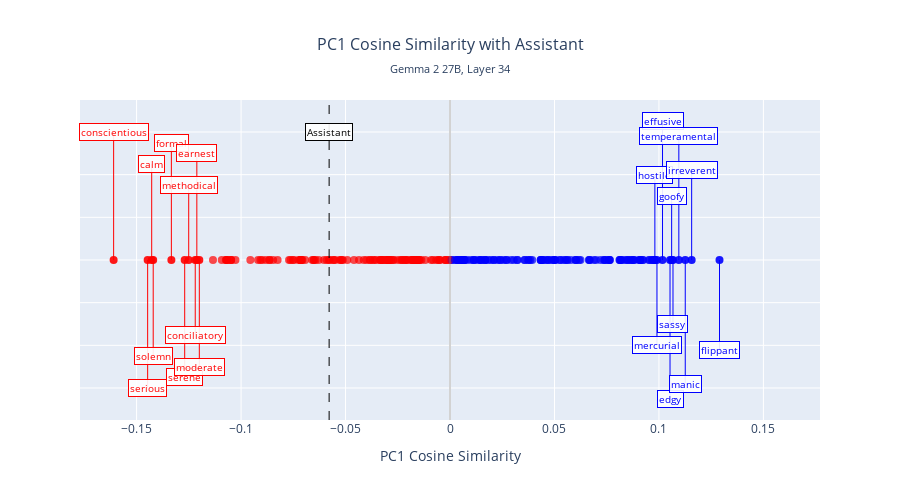
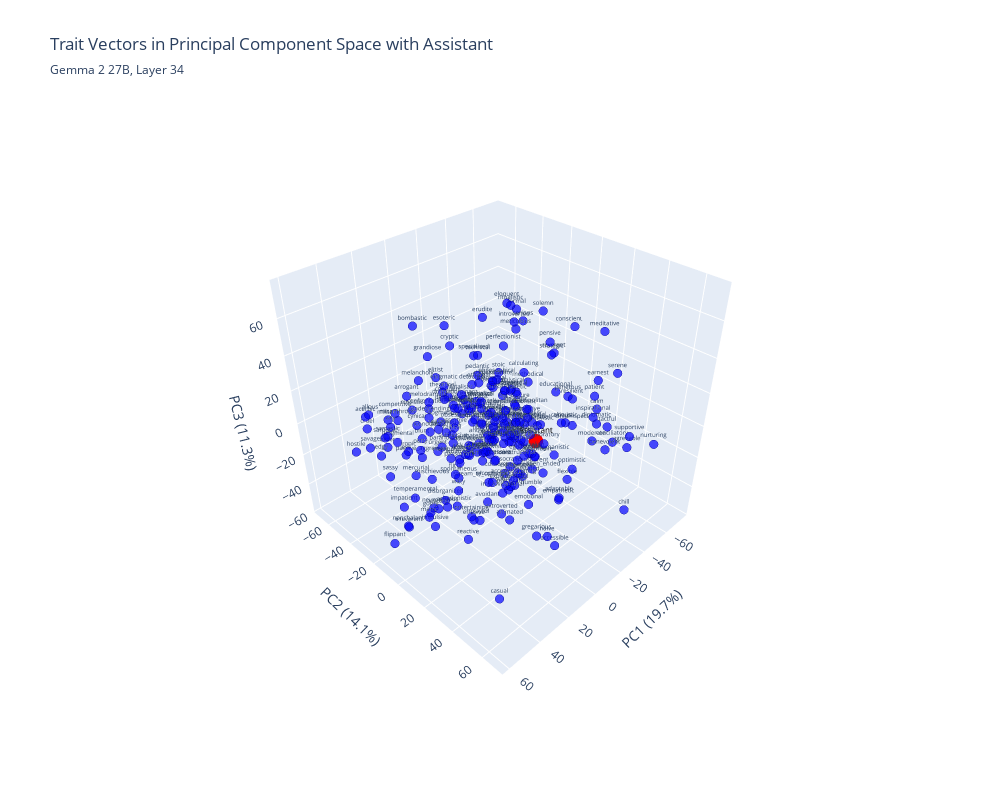

Notebook code cell kept with these figures, in order:
### Markdown cell above
### pos_neg_50 with Mean Assistant

### Code cell
# Re-run PCA on filtered_pos_neg_50 with the enhanced function to get PCA and scaler objects
pca_transformed_neg50, variance_explained_neg50, n_components_neg50, pca_neg50, scaler_neg50 = compute_pca(filtered_pos_neg_50, layer)

# Project the mean assistant activation into this PCA space
mean_projected_neg50 = project_mean_activation(pca_neg50, scaler_neg50, layer)

# Create the enhanced cosine similarity plot for PC1
component = 0  # PC1
fig_neg50_with_mean = plot_pca_cosine_similarity_with_mean(
    pca_transformed=pca_transformed_neg50,
    trait_labels=filtered_pos_neg_50_traits,
    mean_projected=mean_projected_neg50,
    pc_component=component,
    layer=layer,
    color_threshold=0.0
)
fig_neg50_with_mean.show()
fig_neg50_with_mean.write_html(f"./results/pca_240/pc{component+1}_assistant.html")

# Create the enhanced 3D PCA plot
fig_3d_neg50_with_mean = plot_3d_pca_with_mean(
    pca_transformed=pca_transformed_neg50,
    variance_explained=variance_explained_neg50,
    trait_labels=filtered_pos_neg_50_traits,
    mean_projected=mean_projected_neg50,
    layer=layer
)

### Figure 1 — Plotly figure (JSON) as saved in the notebook; plotly's stock layout.template omitted (floating-point values rounded to 4 significant figures; data arrays with more than 128 entries replaced by an {"elided": "..."} marker saying what was removed)
{"data": [{"hovertemplate": "<b>%{text}</b><br>Cosine Similarity: %{x:.3f}<extra></extra>", "marker": {"color": {"elided": "219 str values"}, "opacity": 0.7, "size": 8}, "mode": "markers", "showlegend": false, "text": {"elided": "219 str values"}, "type": "scatter", "x": {"elided": "219 float values"}, "y": {"elided": "219 int values"}}, {"hovertemplate": "<b>%{text}</b><br>Cosine Similarity: %{x:.3f}<extra></extra>", "marker": {"color": ["blue", "red", "red", "red", "blue", "red", "red", "blue", "blue", "blue", "blue", "blue", "red", "blue", "blue", "blue", "red", "red", "red", "red"], "opacity": 0.9, "size": 8}, "mode": "markers", "showlegend": false, "text": ["temperamental", "solemn", "serious", "serene", "sassy", "moderate", "methodical", "mercurial", "manic", "irreverent", "hostile", "goofy", "formal", "flippant", "effusive", "edgy", "earnest", "conscientious", "conciliatory", "calm"], "type": "scatter", "x": [0.1095, -0.1421, -0.1447, -0.127, 0.1067, -0.12, -0.1251, 0.09905, 0.1126, 0.1157, 0.09805, 0.1061, -0.1334, 0.129, 0.1017, 0.1053, -0.1212, -0.161, -0.1219, -0.1428], "y": [1, 1, 1, 1, 1, 1, 1, 1, 1, 1, 1, 1, 1, 1, 1, 1, 1, 1, 1, 1]}, {"hoverinfo": "skip", "line": {"color": "red", "width": 1}, "mode": "lines", "showlegend": false, "type": "scatter", "x": [-0.161, -0.161], "y": [1, 1.6]}, {"hoverinfo": "skip", "line": {"color": "red", "width": 1}, "mode": "lines", "showlegend": false, "type": "scatter", "x": [-0.1447, -0.1447], "y": [1, 0.4]}, {"hoverinfo": "skip", "line": {"color": "red", "width": 1}, "mode": "lines", "showlegend": false, "type": "scatter", "x": [-0.1428, -0.1428], "y": [1, 1.45]}, {"hoverinfo": "skip", "line": {"color": "red", "width": 1}, "mode": "lines", "showlegend": false, "type": "scatter", "x": [-0.1421, -0.1421], "y": [1, 0.55]}, {"hoverinfo": "skip", "line": {"color": "red", "width": 1}, "mode": "lines", "showlegend": false, "type": "scatter", "x": [-0.1334, -0.1334], "y": [1, 1.55]}, {"hoverinfo": "skip", "line": {"color": "red", "width": 1}, "mode": "lines", "showlegend": false, "type": "scatter", "x": [-0.127, -0.127], "y": [1, 0.45]}, {"hoverinfo": "skip", "line": {"color": "red", "width": 1}, "mode": "lines", "showlegend": false, "type": "scatter", "x": [-0.1251, -0.1251], "y": [1, 1.35]}, {"hoverinfo": "skip", "line": {"color": "red", "width": 1}, "mode": "lines", "showlegend": false, "type": "scatter", "x": [-0.1219, -0.1219], "y": [1, 0.65]}, {"hoverinfo": "skip", "line": {"color": "red", "width": 1}, "mode": "lines", "showlegend": false, "type": "scatter", "x": [-0.1212, -0.1212], "y": [1, 1.5]}, {"hoverinfo": "skip", "line": {"color": "red", "width": 1}, "mode": "lines", "showlegend": false, "type": "scatter", "x": [-0.12, -0.12], "y": [1, 0.5]}, {"hoverinfo": "skip", "line": {"color": "blue", "width": 1}, "mode": "lines", "showlegend": false, "type": "scatter", "x": [0.09805, 0.09805], "y": [1, 1.4]}, {"hoverinfo": "skip", "line": {"color": "blue", "width": 1}, "mode": "lines", "showlegend": false, "type": "scatter", "x": [0.09905, 0.09905], "y": [1, 0.6]}, {"hoverinfo": "skip", "line": {"color": "blue", "width": 1}, "mode": "lines", "showlegend": false, "type": "scatter", "x": [0.1017, 0.1017], "y": [1, 1.65]}, {"hoverinfo": "skip", "line": {"color": "blue", "width": 1}, "mode": "lines", "showlegend": false, "type": "scatter", "x": [0.1053, 0.1053], "y": [1, 0.35]}, {"hoverinfo": "skip", "line": {"color": "blue", "width": 1}, "mode": "lines", "showlegend": false, "type": "scatter", "x": [0.1061, 0.1061], "y": [1, 1.3]}, {"hoverinfo": "skip", "line": {"color": "blue", "width": 1}, "mode": "lines", "showlegend": false, "type": "scatter", "x": [0.1067, 0.1067], "y": [1, 0.7]}, {"hoverinfo": "skip", "line": {"color": "blue", "width": 1}, "mode": "lines", "showlegend": false, "type": "scatter", "x": [0.1095, 0.1095], "y": [1, 1.58]}, {"hoverinfo": "skip", "line": {"color": "blue", "width": 1}, "mode": "lines", "showlegend": false, "type": "scatter", "x": [0.1126, 0.1126], "y": [1, 0.42]}, {"hoverinfo": "skip", "line": {"color": "blue", "width": 1}, "mode": "lines", "showlegend": false, "type": "scatter", "x": [0.1157, 0.1157], "y": [1, 1.42]}, {"hoverinfo": "skip", "line": {"color": "blue", "width": 1}, "mode": "lines", "showlegend": false, "type": "scatter", "x": [0.129, 0.129], "y": [1, 0.58]}], "layout": {"annotations": [{"bgcolor": "rgba(255, 255, 255, 0.9)", "bordercolor": "red", "borderwidth": 1, "font": {"color": "red", "size": 10}, "showarrow": false, "text": "conscientious", "x": -0.161, "y": 1.6}, {"bgcolor": "rgba(255, 255, 255, 0.9)", "bordercolor": "red", "borderwidth": 1, "font": {"color": "red", "size": 10}, "showarrow": false, "text": "serious", "x": -0.1447, "y": 0.4}, {"bgcolor": "rgba(255, 255, 255, 0.9)", "bordercolor": "red", "borderwidth": 1, "font": {"color": "red", "size": 10}, "showarrow": false, "text": "calm", "x": -0.1428, "y": 1.45}, {"bgcolor": "rgba(255, 255, 255, 0.9)", "bordercolor": "red", "borderwidth": 1, "font": {"color": "red", "size": 10}, "showarrow": false, "text": "solemn", "x": -0.1421, "y": 0.55}, {"bgcolor": "rgba(255, 255, 255, 0.9)", "bordercolor": "red", "borderwidth": 1, "font": {"color": "red", "size": 10}, "showarrow": false, "text": "formal", "x": -0.1334, "y": 1.55}, {"bgcolor": "rgba(255, 255, 255, 0.9)", "bordercolor": "red", "borderwidth": 1, "font": {"color": "red", "size": 10}, "showarrow": false, "text": "serene", "x": -0.127, "y": 0.45}, {"bgcolor": "rgba(255, 255, 255, 0.9)", "bordercolor": "red", "borderwidth": 1, "font": {"color": "red", "size": 10}, "showarrow": false, "text": "methodical", "x": -0.1251, "y": 1.35}, {"bgcolor": "rgba(255, 255, 255, 0.9)", "bordercolor": "red", "borderwidth": 1, "font": {"color": "red", "size": 10}, "showarrow": false, "text": "conciliatory", "x": -0.1219, "y": 0.65}, {"bgcolor": "rgba(255, 255, 255, 0.9)", "bordercolor": "red", "borderwidth": 1, "font": {"color": "red", "size": 10}, "showarrow": false, "text": "earnest", "x": -0.1212, "y": 1.5}, {"bgcolor": "rgba(255, 255, 255, 0.9)", "bordercolor": "red", "borderwidth": 1, "font": {"color": "red", "size": 10}, "showarrow": false, "text": "moderate", "x": -0.12, "y": 0.5}, {"bgcolor": "rgba(255, 255, 255, 0.9)", "bordercolor": "blue", "borderwidth": 1, "font": {"color": "blue", "size": 10}, "showarrow": false, "text": "hostile", "x": 0.09805, "y": 1.4}, {"bgcolor": "rgba(255, 255, 255, 0.9)", "bordercolor": "blue", "borderwidth": 1, "font": {"color": "blue", "size": 10}, "showarrow": false, "text": "mercurial", "x": 0.09905, "y": 0.6}, {"bgcolor": "rgba(255, 255, 255, 0.9)", "bordercolor": "blue", "borderwidth": 1, "font": {"color": "blue", "size": 10}, "showarrow": false, "text": "effusive", "x": 0.1017, "y": 1.65}, {"bgcolor": "rgba(255, 255, 255, 0.9)", "bordercolor": "blue", "borderwidth": 1, "font": {"color": "blue", "size": 10}, "showarrow": false, "text": "edgy", "x": 0.1053, "y": 0.35}, {"bgcolor": "rgba(255, 255, 255, 0.9)", "bordercolor": "blue", "borderwidth": 1, "font": {"color": "blue", "size": 10}, "showarrow": false, "text": "goofy", "x": 0.1061, "y": 1.3}, {"bgcolor": "rgba(255, 255, 255, 0.9)", "bordercolor": "blue", "borderwidth": 1, "font": {"color": "blue", "size": 10}, "showarrow": false, "text": "sassy", "x": 0.1067, "y": 0.7}, {"bgcolor": "rgba(255, 255, 255, 0.9)", "bordercolor": "blue", "borderwidth": 1, "font": {"color": "blue", "size": 10}, "showarrow": false, "text": "temperamental", "x": 0.1095, "y": 1.58}, {"bgcolor": "rgba(255, 255, 255, 0.9)", "bordercolor": "blue", "borderwidth": 1, "font": {"color": "blue", "size": 10}, "showarrow": false, "text": "manic", "x": 0.1126, "y": 0.42}, {"bgcolor": "rgba(255, 255, 255, 0.9)", "bordercolor": "blue", "borderwidth": 1, "font": {"color": "blue", "size": 10}, "showarrow": false, "text": "irreverent", "x": 0.1157, "y": 1.42}, {"bgcolor": "rgba(255, 255, 255, 0.9)", "bordercolor": "blue", "borderwidth": 1, "font": {"color": "blue", "size": 10}, "showarrow": false, "text": "flippant", "x": 0.129, "y": 0.58}, {"bgcolor": "rgba(255, 255, 255, 0.9)", "bordercolor": "black", "borderwidth": 1, "font": {"color": "black", "size": 10}, "showarrow": false, "text": "Assistant", "x": -0.05785, "y": 1.6}], "height": 500, "shapes": [{"line": {"color": "gray", "dash": "solid", "width": 1}, "opacity": 0.7, "type": "line", "x0": 0, "x1": 0, "xref": "x", "y0": 0, "y1": 1, "yref": "y domain"}, {"line": {"color": "black", "dash": "dash", "width": 1}, "opacity": 1, "type": "line", "x0": -0.05785, "x1": -0.05785, "xref": "x", "y0": 0, "y1": 1, "yref": "y domain"}], "showlegend": false, "title": {"font": {"size": 16}, "subtitle": {"text": "Gemma 2 27B, Layer 34"}, "text": "PC1 Cosine Similarity with Assistant", "x": 0.5}, "xaxis": {"range": [-0.1771, 0.1771], "title": {"text": "PC1 Cosine Similarity"}}, "yaxis": {"range": [0.25, 1.75], "showticklabels": false, "title": {"text": ""}}}}

### Figure 2 — Plotly figure (JSON) as saved in the notebook; plotly's stock layout.template omitted (floating-point values rounded to 4 significant figures; data arrays with more than 128 entries replaced by an {"elided": "..."} marker saying what was removed)
{"data": [{"hovertemplate": "<b>%{text}</b><br>PC1: %{x:.3f}<br>PC2: %{y:.3f}<br>PC3: %{z:.3f}<br><extra></extra>", "marker": {"color": "blue", "line": {"color": "darkblue", "width": 1}, "opacity": 0.7, "size": 3}, "mode": "markers+text", "showlegend": false, "text": {"elided": "239 str values"}, "textfont": {"size": 6}, "textposition": "top center", "type": "scatter3d", "x": {"elided": "239 float values"}, "y": {"elided": "239 float values"}, "z": {"elided": "239 float values"}}, {"hovertemplate": "<b>Assistant</b><br>PC1: %{x:.3f}<br>PC2: %{y:.3f}<br>PC3: %{z:.3f}<br><extra></extra>", "marker": {"color": "red", "opacity": 1, "size": 5}, "mode": "markers+text", "showlegend": false, "text": ["Assistant"], "textfont": {"color": "black", "size": 8}, "textposition": "top center", "type": "scatter3d", "x": [-26.96], "y": [6.518], "z": [-16.87]}], "layout": {"height": 800, "scene": {"camera": {"eye": {"x": 1.5, "y": 1.5, "z": 1.5}}, "xaxis": {"title": {"text": "PC1 (19.7%)"}}, "yaxis": {"title": {"text": "PC2 (14.1%)"}}, "zaxis": {"title": {"text": "PC3 (11.3%)"}}}, "showlegend": false, "title": {"subtitle": {"text": "Gemma 2 27B, Layer 34"}, "text": "Trait Vectors in Principal Component Space with Assistant"}, "width": 1000}}
